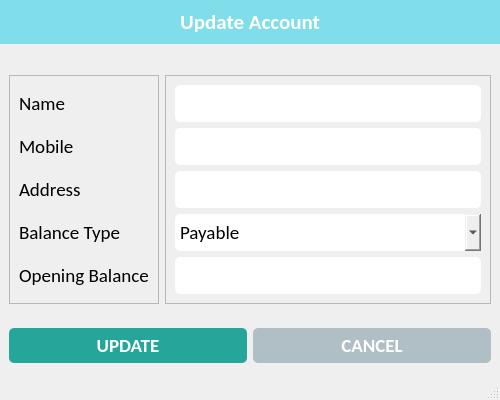
<?xml version="1.0" encoding="UTF-8"?>
<ui version="4.0">
 <class>UpdateAccountsWindow</class>
 <widget class="QMainWindow" name="UpdateAccountsWindow">
  <property name="geometry">
   <rect>
    <x>0</x>
    <y>0</y>
    <width>500</width>
    <height>400</height>
   </rect>
  </property>
  <property name="minimumSize">
   <size>
    <width>500</width>
    <height>400</height>
   </size>
  </property>
  <property name="maximumSize">
   <size>
    <width>500</width>
    <height>400</height>
   </size>
  </property>
  <property name="windowTitle">
   <string>Update Accounts</string>
  </property>
  <property name="windowIcon">
   <iconset resource="../resources.qrc">
    <normaloff>:/icons/assets/icons/logo.png</normaloff>:/icons/assets/icons/logo.png</iconset>
  </property>
  <property name="iconSize">
   <size>
    <width>32</width>
    <height>32</height>
   </size>
  </property>
  <widget class="QWidget" name="centralwidget">
   <property name="styleSheet">
    <string notr="true">#label_widget {
	background-color: #80deea;
}

#label_5 {
	color: #fff;
}

#btn_save {
	background-color: #26a69a;
	border-radius: 5px;
	padding: 5px 0px;
	color: white;
}

#btn_clear {
	background-color: #81d4fa;
	border-radius: 5px;
	padding: 5px 0px;
	color: white;
}

#btn_cancel {
	background-color: #b0bec5;
	border-radius: 5px;
	padding: 5px 0px;
	color: white;
}

QLineEdit, QComboBox {
	border-radius: 5px;
	padding: 5px 5px;
}</string>
   </property>
   <layout class="QVBoxLayout" name="verticalLayout_4">
    <property name="spacing">
     <number>0</number>
    </property>
    <property name="leftMargin">
     <number>0</number>
    </property>
    <property name="topMargin">
     <number>0</number>
    </property>
    <property name="rightMargin">
     <number>0</number>
    </property>
    <property name="bottomMargin">
     <number>0</number>
    </property>
    <item alignment="Qt::AlignTop">
     <widget class="QWidget" name="label_widget" native="true">
      <layout class="QVBoxLayout" name="verticalLayout_3">
       <item alignment="Qt::AlignTop">
        <widget class="QLabel" name="label_5">
         <property name="font">
          <font>
           <family>Calibri</family>
           <pointsize>16</pointsize>
           <weight>75</weight>
           <bold>true</bold>
          </font>
         </property>
         <property name="text">
          <string>Update Account</string>
         </property>
         <property name="alignment">
          <set>Qt::AlignCenter</set>
         </property>
        </widget>
       </item>
      </layout>
     </widget>
    </item>
    <item>
     <widget class="QWidget" name="details_widget" native="true">
      <layout class="QHBoxLayout" name="horizontalLayout">
       <item>
        <widget class="QFrame" name="lbl_frame">
         <property name="frameShape">
          <enum>QFrame::StyledPanel</enum>
         </property>
         <property name="frameShadow">
          <enum>QFrame::Raised</enum>
         </property>
         <layout class="QVBoxLayout" name="verticalLayout">
          <item>
           <widget class="QLabel" name="lbl_name">
            <property name="font">
             <font>
              <family>Calibri</family>
              <pointsize>14</pointsize>
             </font>
            </property>
            <property name="text">
             <string>Name</string>
            </property>
           </widget>
          </item>
          <item>
           <widget class="QLabel" name="lbl_mobile">
            <property name="font">
             <font>
              <family>Calibri</family>
              <pointsize>14</pointsize>
             </font>
            </property>
            <property name="text">
             <string>Mobile</string>
            </property>
           </widget>
          </item>
          <item>
           <widget class="QLabel" name="lbl_address">
            <property name="font">
             <font>
              <family>Calibri</family>
              <pointsize>14</pointsize>
             </font>
            </property>
            <property name="text">
             <string>Address</string>
            </property>
           </widget>
          </item>
          <item>
           <widget class="QLabel" name="lbl_balance_type">
            <property name="font">
             <font>
              <family>Calibri</family>
              <pointsize>14</pointsize>
             </font>
            </property>
            <property name="text">
             <string>Balance Type</string>
            </property>
           </widget>
          </item>
          <item>
           <widget class="QLabel" name="lbl_balance">
            <property name="font">
             <font>
              <family>Calibri</family>
              <pointsize>14</pointsize>
             </font>
            </property>
            <property name="text">
             <string>Opening Balance</string>
            </property>
           </widget>
          </item>
         </layout>
        </widget>
       </item>
       <item>
        <widget class="QFrame" name="lbl_inputs">
         <property name="frameShape">
          <enum>QFrame::StyledPanel</enum>
         </property>
         <property name="frameShadow">
          <enum>QFrame::Raised</enum>
         </property>
         <layout class="QVBoxLayout" name="verticalLayout_2">
          <item>
           <widget class="QLineEdit" name="txt_name">
            <property name="font">
             <font>
              <family>Calibri</family>
              <pointsize>14</pointsize>
             </font>
            </property>
           </widget>
          </item>
          <item>
           <widget class="QLineEdit" name="txt_mobile">
            <property name="font">
             <font>
              <family>Calibri</family>
              <pointsize>14</pointsize>
             </font>
            </property>
           </widget>
          </item>
          <item>
           <widget class="QLineEdit" name="txt_address">
            <property name="font">
             <font>
              <family>Calibri</family>
              <pointsize>14</pointsize>
             </font>
            </property>
           </widget>
          </item>
          <item>
           <widget class="QComboBox" name="select_balance_type">
            <property name="font">
             <font>
              <family>Calibri</family>
              <pointsize>14</pointsize>
             </font>
            </property>
            <item>
             <property name="text">
              <string>Payable</string>
             </property>
            </item>
            <item>
             <property name="text">
              <string>Receivable</string>
             </property>
            </item>
           </widget>
          </item>
          <item>
           <widget class="QLineEdit" name="txt_balance">
            <property name="font">
             <font>
              <family>Calibri</family>
              <pointsize>14</pointsize>
             </font>
            </property>
           </widget>
          </item>
         </layout>
        </widget>
       </item>
      </layout>
     </widget>
    </item>
    <item>
     <widget class="QWidget" name="bottom_widget" native="true">
      <layout class="QHBoxLayout" name="horizontalLayout_2">
       <item>
        <widget class="QPushButton" name="btn_save">
         <property name="font">
          <font>
           <family>Calibri</family>
           <pointsize>14</pointsize>
           <weight>75</weight>
           <bold>true</bold>
          </font>
         </property>
         <property name="text">
          <string>UPDATE</string>
         </property>
         <property name="icon">
          <iconset resource="../resources.qrc">
           <normaloff>:/icons/assets/icons/save.png</normaloff>:/icons/assets/icons/save.png</iconset>
         </property>
         <property name="iconSize">
          <size>
           <width>32</width>
           <height>32</height>
          </size>
         </property>
        </widget>
       </item>
       <!-- <item>
        <widget class="QPushButton" name="btn_clear">
         <property name="font">
          <font>
           <family>Calibri</family>
           <pointsize>14</pointsize>
           <weight>75</weight>
           <bold>true</bold>
          </font>
         </property>
         <property name="text">
          <string>CLEAR</string>
         </property>
         <property name="icon">
          <iconset resource="../resources.qrc">
           <normaloff>:/icons/assets/icons/clear.png</normaloff>:/icons/assets/icons/clear.png</iconset>
         </property>
         <property name="iconSize">
          <size>
           <width>32</width>
           <height>32</height>
          </size>
         </property>
        </widget>
       </item> -->
       <item>
        <widget class="QPushButton" name="btn_cancel">
         <property name="font">
          <font>
           <family>Calibri</family>
           <pointsize>14</pointsize>
           <weight>75</weight>
           <bold>true</bold>
          </font>
         </property>
         <property name="text">
          <string>CANCEL</string>
         </property>
         <property name="icon">
          <iconset resource="../resources.qrc">
           <normaloff>:/icons/assets/icons/close.png</normaloff>:/icons/assets/icons/close.png</iconset>
         </property>
         <property name="iconSize">
          <size>
           <width>32</width>
           <height>32</height>
          </size>
         </property>
        </widget>
       </item>
      </layout>
     </widget>
    </item>
   </layout>
  </widget>
  <widget class="QStatusBar" name="statusbar"/>
 </widget>
 <resources>
  <include location="../resources.qrc"/>
 </resources>
 <connections/>
</ui>
